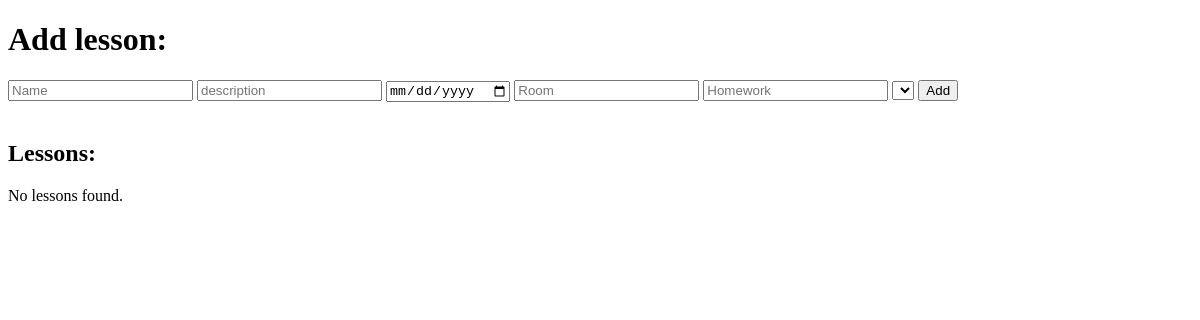
The app's page /teacher/lessons/, older data.
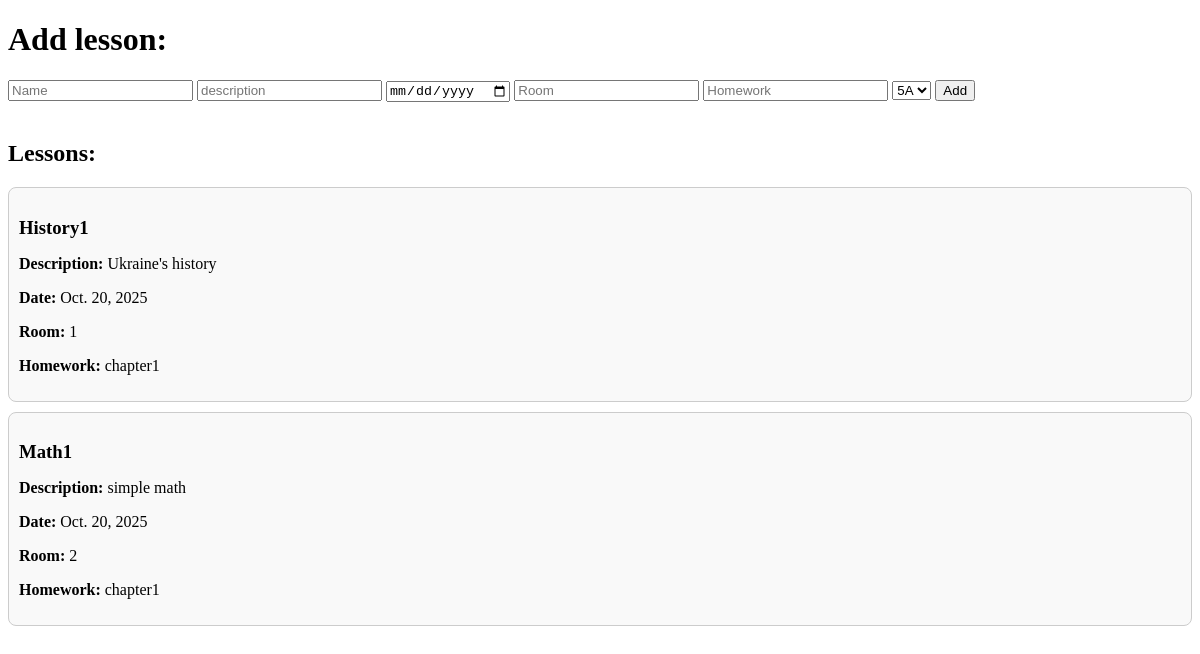
The same page, newer data.
### common_data/models.py (models this page shows)
class Lesson(models.Model):
    name = models.CharField(max_length=100)
    description = models.TextField()
    date = models.DateField()
    teacher = ForeignKey(User, on_delete=models.CASCADE)
    sclass = ForeignKey(SchoolClass, on_delete=models.CASCADE)
    homework = models.TextField()
    room = models.CharField(max_length=20)
    lesson_type = models.IntegerField(null=True, blank=True)

### teacher/views.py (the view, shortened to what this page needs)
# urls.py: path("lessons/", views.Lessons.as_view(), name="lessons"),
class Lessons(View):
    def get(self, request, *args, **kwargs):
        all_lessons = Lesson.objects.all()
        all_classes = SchoolClass.objects.all()
        return render(request, 'teacher/lessons.html', {'lessons': all_lessons, 'all_classes': all_classes})

### templates/teacher/lessons.html (shortened to what this page needs)
<!DOCTYPE html>
<html lang="en">
<head>
</head>
<body>
<h1>Add lesson:</h1>
<form action="/teacher/lessons/" method="post">
    <input type="text" name="name" placeholder="Name">
    <input type="text" name="description" placeholder="description">
    <input type="date" name="date" placeholder="Date">
    <input type="text" name="room" placeholder="Room">
    <input type="text" name="homework" placeholder="Homework">
    <select name="sclass_id">
        {% for current_class in all_classes %}
        <option value="{{ current_class.id }}">{{ current_class.class_name }}</option>
        {% endfor %}
    </select>
    <input type="submit" value="Add">
</form>
<br>
<h2>Lessons:</h2>
{% for lesson in lessons %}
  <div id="lesson_{{ lesson.id }}" style="border: 1px solid #ccc; border-radius: 8px; padding: 10px; margin-bottom: 10px; background-color: #f9f9f9;">
    <h3 style="margin-bottom: 5px;">{{ lesson.name }}</h3>
    <p><strong>Description:</strong> {{ lesson.description }}</p>
    <p><strong>Date:</strong> {{ lesson.date }}</p>
    <p><strong>Room:</strong> {{ lesson.room }}</p>
    <p><strong>Homework:</strong> {{ lesson.homework }}</p>
  </div>
{% empty %}
  <p>No lessons found.</p>
{% endfor %}
</body>
</html>

Row changes from the older to the newer data that the page shows:
added Lesson: name "History1", description "Ukraine's history", date "Oct. 20, 2025", room "1", homework "chapter1"
added Lesson: name "Math1", description "simple math", date "Oct. 20, 2025", room "2", homework "chapter1"
Text that changed along with them:
form field sclass_id: (not shown) → "5A"
text no longer shown: "No lessons found."
